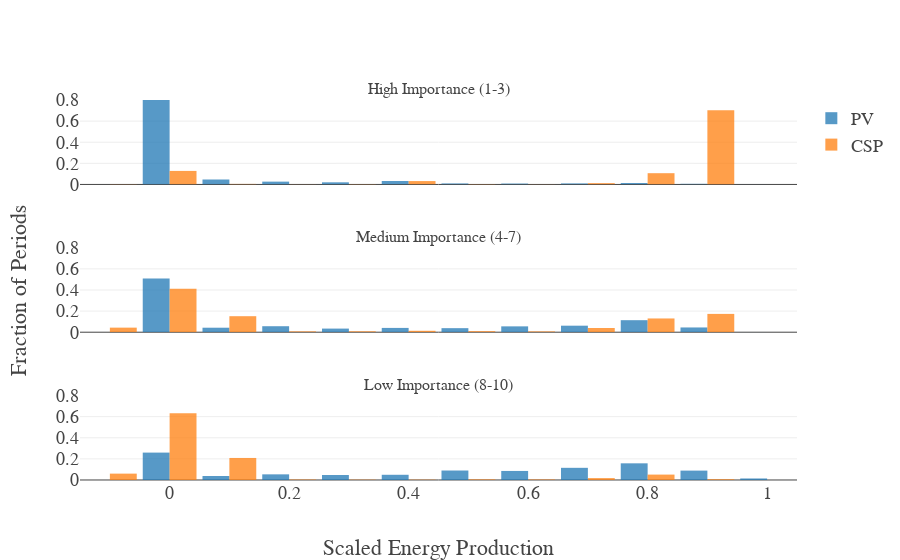

Notebook code cell kept with this figure:
### Code cell
week = 0
hours = 8760

data= df[df['benefit_cost_ratios__hybrid'] == df['benefit_cost_ratios__hybrid'].max()]
vals = ['generation_profile__pv', 'generation_profile__tower']
sides = ['negative', 'positive']
ncolors = [colors[0], colors[1]]
names = ['PV', 'CSP']
bounds = [(10, 44), (61, 112), (129, 163)]

mult = np.array(data['dispatch_factors'].iloc[0])
scaled_mult = scaler(mult)

fig = make_subplots(rows=3, cols=1, shared_xaxes=True, subplot_titles=('High Importance (1-3)', 'Medium Importance (4-7)', 'Low Importance (8-10)'))


for val, side, color, name in zip(vals, sides, ncolors, names):
    y_vals = scaler(np.array(data[val].iloc[0]))
    
    for i, bound in enumerate(bounds):
        lower, upper = bound
        idx = np.logical_and(mult>=lower, mult<=upper)
        
        fig.add_trace(go.Histogram(x=y_vals[idx], histnorm='probability', 
                                   marker_color=color, bingroup=0, opacity=0.75, xbins=dict(size=0.1),
                                   name=name, showlegend=(i==0)), row=3-i, col=1)
        fig.update_yaxes(range=[0,0.8], row=3-i, col=1)

fig.update_xaxes(title='Scaled Energy Production', row=3, col=1)
fig.update_yaxes(title='Fraction of Periods', row=2, col=1)

fig.update_layout(bargap=0.1, showlegend=True, font=font)
fig.show()
print(data[list(data.columns)[:5]])

### Figure 1 — Plotly figure (JSON) as saved in the notebook; plotly's stock layout.template omitted (floating-point values rounded to 4 significant figures; data arrays with more than 128 entries replaced by an {"elided": "..."} marker saying what was removed)
{"data": [{"bingroup": "0", "histnorm": "probability", "marker": {"color": "#1f77b4"}, "name": "PV", "opacity": 0.75, "showlegend": true, "type": "histogram", "x": {"elided": "2203 float values"}, "xaxis": "x3", "xbins": {"size": 0.1}, "yaxis": "y3"}, {"bingroup": "0", "histnorm": "probability", "marker": {"color": "#1f77b4"}, "name": "PV", "opacity": 0.75, "showlegend": false, "type": "histogram", "x": {"elided": "2990 float values"}, "xaxis": "x2", "xbins": {"size": 0.1}, "yaxis": "y2"}, {"bingroup": "0", "histnorm": "probability", "marker": {"color": "#1f77b4"}, "name": "PV", "opacity": 0.75, "showlegend": false, "type": "histogram", "x": {"elided": "3567 float values"}, "xaxis": "x", "xbins": {"size": 0.1}, "yaxis": "y"}, {"bingroup": "0", "histnorm": "probability", "marker": {"color": "#ff7f0e"}, "name": "CSP", "opacity": 0.75, "showlegend": true, "type": "histogram", "x": {"elided": "2203 float values"}, "xaxis": "x3", "xbins": {"size": 0.1}, "yaxis": "y3"}, {"bingroup": "0", "histnorm": "probability", "marker": {"color": "#ff7f0e"}, "name": "CSP", "opacity": 0.75, "showlegend": false, "type": "histogram", "x": {"elided": "2990 float values"}, "xaxis": "x2", "xbins": {"size": 0.1}, "yaxis": "y2"}, {"bingroup": "0", "histnorm": "probability", "marker": {"color": "#ff7f0e"}, "name": "CSP", "opacity": 0.75, "showlegend": false, "type": "histogram", "x": {"elided": "3567 float values"}, "xaxis": "x", "xbins": {"size": 0.1}, "yaxis": "y"}], "layout": {"annotations": [{"font": {"size": 16}, "showarrow": false, "text": "High Importance (1-3)", "x": 0.5, "xanchor": "center", "xref": "paper", "y": 1, "yanchor": "bottom", "yref": "paper"}, {"font": {"size": 16}, "showarrow": false, "text": "Medium Importance (4-7)", "x": 0.5, "xanchor": "center", "xref": "paper", "y": 0.6111, "yanchor": "bottom", "yref": "paper"}, {"font": {"size": 16}, "showarrow": false, "text": "Low Importance (8-10)", "x": 0.5, "xanchor": "center", "xref": "paper", "y": 0.2222, "yanchor": "bottom", "yref": "paper"}], "bargap": 0.1, "font": {"family": "Computer Modern", "size": 18}, "showlegend": true, "xaxis": {"anchor": "y", "domain": [0, 1], "matches": "x3", "showticklabels": false}, "xaxis2": {"anchor": "y2", "domain": [0, 1], "matches": "x3", "showticklabels": false}, "xaxis3": {"anchor": "y3", "domain": [0, 1], "title": {"text": "Scaled Energy Production"}}, "yaxis": {"anchor": "x", "domain": [0.7778, 1], "range": [0, 0.8]}, "yaxis2": {"anchor": "x2", "domain": [0.3889, 0.6111], "range": [0, 0.8], "title": {"text": "Fraction of Periods"}}, "yaxis3": {"anchor": "x3", "domain": [0, 0.2222], "range": [0, 0.8]}}}
